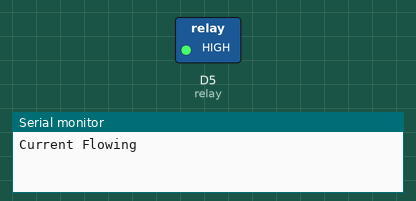
Recording of a sketch running on a simulated ESP8266 (NodeMCU). Shown: switched loads named in the sketch (green lamp = pin HIGH), the last lines printed to the serial monitor.

Above: at 2.5 s.
At 7.5 s:
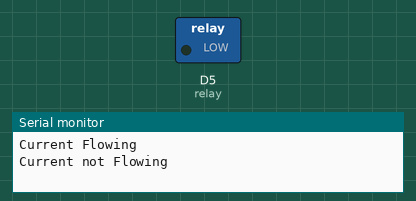
Timing chart, 0 to 13.0 s (numbered marks = the images above):
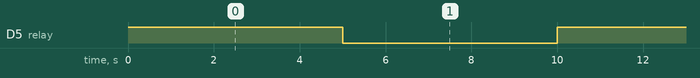

The sketch:

test_relay.ino
```cpp
const int relay = D5;

void setup() {
  Serial.begin(9600);
  pinMode( relay, OUTPUT);

}

void loop() {
  //Normally open configuration, send LOW signal to let current flow
  //If you are using normally closed configuration send HIGH signal
  digitalWrite(relay, HIGH);
  Serial.print("Current Flowing");
  Serial.print("\n");
  delay(5000);

  //Normally open configuration, send HIGH signal to stop current flow
  //If you are using normally closed configuration send LOW signal
  digitalWrite(relay, LOW);
  Serial.print("Current not Flowing");
  Serial.print("\n");
  delay(5000);
}
```

Measured:
- by itself, D5 (relay): alternates HIGH for 5.0 s and LOW for 5.0 s
